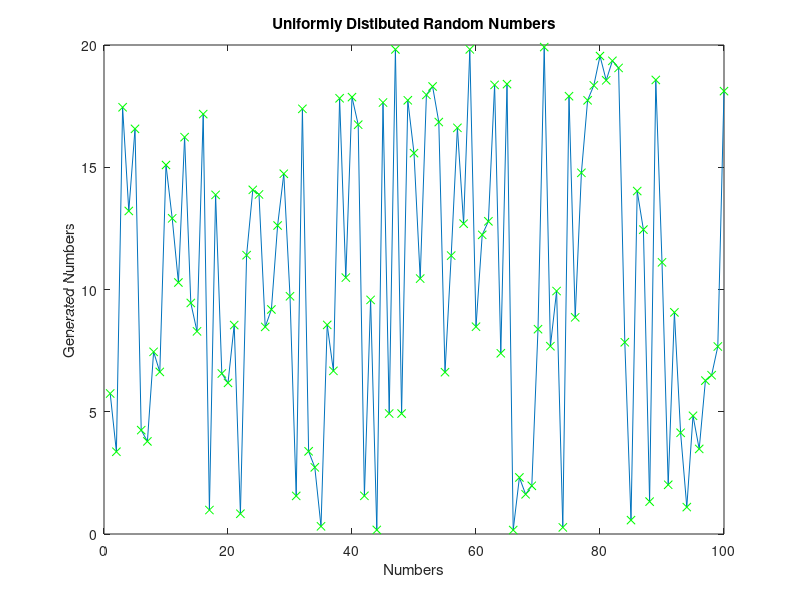

MATLAB code for this plot: (Note: this script raises an error after producing the figure.)
%Nischaal Cooray
%Section 089

clear all;clc;

%% Question 1

r = 12;

C = 2 * pi * r;
A = pi * r^2;

fprintf('The Area of the swimming pool is %.2f and the circumference is %.2f.\n\n', A, C);

%% Question 2

rowVector = (1:2:20);
columnVector = (2:2:20)';

disp('The dimensions of the Row Vector are: ');
disp(size(rowVector));
disp('The dimensions of the column Vector are: ');
disp(size(columnVector));
disp('The dimensions of the transposed column Vector are: ')
disp(size(columnVector)');

additionResult = rowVector + columnVector'
possibilityOne = rowVector * columnVector
disp('Yes, this is the expected result.');
possibilityTwo = rowVector .* columnVector'
possibilityThree = columnVector * rowVector

%% Question 3

plotPoints = 20 * rand(1,100);
figure(1)
plot(plotPoints)
hold on
title('Uniformly Distibuted Random Numbers')
ylabel('Generated Numbers')
xlabel('Numbers')
plot(plotPoints, 'gx')

%% Question 4

firstRandom1000 = 50*randn(1,1000);

greaterThan50 = 0;
greaterThanOrEqual50 = 0;
lessThan50GreaterThan20 = 0;

for i = 1:length(firstRandom1000)
    if firstRandom1000(i) > 50
        greaterThan50 = greaterThan50 + 1;
        if firstRandom1000(i) >= 50
            greaterThanOrEqual50 = greaterThanOrEqual50 + 1;
        end
    elseif (firstRandom1000(i) < 50) && (firstRandom1000(i) >= 20) 
        lessThan50GreaterThan20 = lessThan50GreaterThan20 + 1;
    end
end
        
greaterThan50Prob = (greaterThan50/1000);
greaterThanOrEqual50Prob = greaterThanOrEqual50 / 1000;
lessThan50GreaterThan20Prob = lessThan50GreaterThan20 / 1000;

fprintf('The probability of getting a number greater than 50 is %.3f.\n', greaterThan50Prob);
fprintf('The probability of getting a number greater than or equal to 50 is %.3f.\n', greaterThanOrEqual50Prob);
fprintf('The probability of getting a number between 50 and 20 (including 20) is %.3f.\n\n', lessThan50GreaterThan20Prob);

%% Question 5


secondRandom1000 = 500 * randn(1,1000);

greaterThan150 = 0;
greaterThanOrEqual150 = 0;
lessThan150GreaterThan120 = 0;

for i = 1:length(secondRandom1000)
    if secondRandom1000(i) > 150
        greaterThan150 = greaterThan150 + 1;
        if secondRandom1000(i) >= 150
            greaterThanOrEqual150 = greaterThanOrEqual150 + 1;
        end
    elseif (secondRandom1000(i) < 150) && (secondRandom1000(i) >= 120) 
        lessThan150GreaterThan120 = lessThan150GreaterThan120 + 1;
    end
end

greaterThan150Prob = (greaterThan50/1000);
greaterThanOrEqual150Prob = greaterThanOrEqual150 / 1000;
lessThan150GreaterThan120Prob = lessThan150GreaterThan120 / 1000;

fprintf('The probability of getting a number greater than 150 is %.3f.\n', greaterThan150Prob);
fprintf('The probability of getting a number greater than or equal to 150 is %.3f.\n', greaterThanOrEqual150Prob);
fprintf('The probability of getting a number between 150 and 120 (including 120) is %.3f.\n\n', lessThan150GreaterThan120Prob);


%% Question 6

hypOne = findHypotenuse(6,8);
hypTwo = findHypotenuse(5,12);
hypThree = findHypotenuse(7,24);
hypFour = findHypotenuse(10,10);

fprintf('The hypotenuse of a right triangle with base 8 and height 6 is %.2f.\n', hypOne);
fprintf('The hypotenuse of a right triangle with base 12 and height 5 is %.2f.\n', hypTwo);
fprintf('The hypotenuse of a right triangle with base 24 and height 7 is %.2f.\n', hypThree);
fprintf('The hypotenuse of a right triangle with base 10 and height 10 is %.2f.\n\n', hypFour);

%% Question 7

sumOne = matrixAdder(10,10,0,100);
sumTwo = matrixAdder(100,1,10,10);
sumThree = matrixAdder(1000,760,-25,50);

fprintf('The sum of a matrix with dimensions (10,10), a mean of 0 and a standard deviation of 100 is %.2f.\n', sumOne); 
fprintf('The sum of a matrix with dimensions (100,1), a mean of 10 and a standard deviation of 10 is %.2f.\n', sumTwo);
fprintf('The sum of a matrix with dimensions (1000,7600), a mean of -25 and a standard deviation of 50 is %.2f.\n\n', sumThree);

%% Question 8

[c, perimeter, area, isRight] = findHypotenuse(6,8);
if (isRight == 1)
    dispStatement = 'would be';
else 
    dispStatement = 'would not be';
end
fprintf('A triangle with base 8 and height 6 would have:\n A hypotenuse of %.2f,\n A perimeter of %.2f, \n An area of %.2f, \n And %s a right triangle.\n\n', c, perimeter, area, dispStatement);

[c, perimeter, area, isRight] = findHypotenuse(5,12);
if (isRight == 1)
    dispStatement = 'would be';
else 
    dispStatement = 'would not be';
end
fprintf('A triangle with base 12 and height 5 would have:\n A hypotenuse of %.2f,\n A perimeter of %.2f, \n An area of %.2f, \n And %s a right triangle.\n\n', c, perimeter, area, dispStatement);

[c, perimeter, area, isRight] = findHypotenuse(7,24);
if (isRight == 1)
    dispStatement = 'would be';
else 
    dispStatement = 'would not be';
end
fprintf('A triangle with base 24 and height 7 would have:\n A hypotenuse of %.2f,\n A perimeter of %.2f, \n An area of %.2f, \n And %s a right triangle.\n\n', c, perimeter, area, dispStatement);

[c, perimeter, area, isRight] = findHypotenuse(10,10);
if (isRight == 1)
    dispStatement = 'would be';
else 
    dispStatement = 'would not be';
end
fprintf('A triangle with base 10 and height 10 would have:\n A hypotenuse of %.2f,\n A perimeter of %.2f, \n An area of %.2f, \n And %s a right triangle.\n\n', c, perimeter, area, dispStatement);


